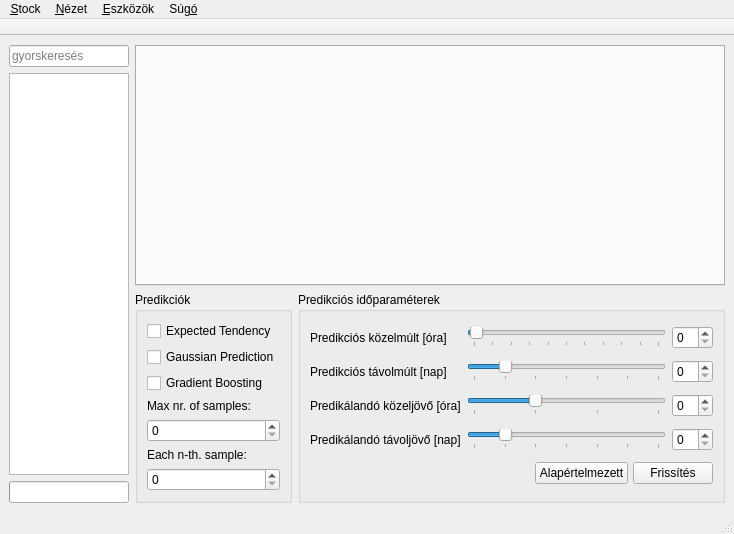
<?xml version="1.0" encoding="UTF-8"?>
<ui version="4.0">
 <class>MainWindow</class>
 <widget class="QMainWindow" name="MainWindow">
  <property name="geometry">
   <rect>
    <x>0</x>
    <y>0</y>
    <width>734</width>
    <height>534</height>
   </rect>
  </property>
  <property name="windowTitle">
   <string notr="true">Stock</string>
  </property>
  <widget class="QWidget" name="centralwidget">
   <layout class="QHBoxLayout" name="horizontalLayout" stretch="1,6">
    <property name="sizeConstraint">
     <enum>QLayout::SetDefaultConstraint</enum>
    </property>
    <item>
     <layout class="QVBoxLayout" name="navigationLayout">
      <property name="sizeConstraint">
       <enum>QLayout::SetDefaultConstraint</enum>
      </property>
      <item>
       <widget class="QLineEdit" name="lineEdit_search">
        <property name="sizePolicy">
         <sizepolicy hsizetype="Maximum" vsizetype="Fixed">
          <horstretch>60</horstretch>
          <verstretch>0</verstretch>
         </sizepolicy>
        </property>
        <property name="minimumSize">
         <size>
          <width>120</width>
          <height>0</height>
         </size>
        </property>
        <property name="maximumSize">
         <size>
          <width>200</width>
          <height>16777215</height>
         </size>
        </property>
        <property name="placeholderText">
         <string>gyorskeresés</string>
        </property>
       </widget>
      </item>
      <item>
       <widget class="QListWidget" name="listWidget_stocks">
        <property name="sizePolicy">
         <sizepolicy hsizetype="Maximum" vsizetype="Expanding">
          <horstretch>0</horstretch>
          <verstretch>0</verstretch>
         </sizepolicy>
        </property>
        <property name="minimumSize">
         <size>
          <width>120</width>
          <height>0</height>
         </size>
        </property>
        <property name="maximumSize">
         <size>
          <width>200</width>
          <height>16777215</height>
         </size>
        </property>
       </widget>
      </item>
      <item>
       <widget class="QProgressBar" name="progressBar_load">
        <property name="sizePolicy">
         <sizepolicy hsizetype="Maximum" vsizetype="Fixed">
          <horstretch>0</horstretch>
          <verstretch>0</verstretch>
         </sizepolicy>
        </property>
        <property name="minimumSize">
         <size>
          <width>120</width>
          <height>0</height>
         </size>
        </property>
        <property name="maximumSize">
         <size>
          <width>200</width>
          <height>16777215</height>
         </size>
        </property>
        <property name="visible">
         <bool>false</bool>
        </property>
        <property name="textVisible">
         <bool>false</bool>
        </property>
       </widget>
      </item>
     </layout>
    </item>
    <item>
     <layout class="QVBoxLayout" name="contentLayout">
      <item>
       <widget class="QTabWidget" name="tabWidget">
        <property name="currentIndex">
         <number>-1</number>
        </property>
        <property name="usesScrollButtons">
         <bool>true</bool>
        </property>
        <property name="tabsClosable">
         <bool>true</bool>
        </property>
       </widget>
      </item>
      <item>
       <layout class="QHBoxLayout" name="horizontalLayout_predictionOptions">
        <item>
         <widget class="QGroupBox" name="groupBox_predChecks">
          <property name="title">
           <string>Predikciók</string>
          </property>
          <layout class="QVBoxLayout" name="verticalLayout">
           <item>
            <widget class="QCheckBox" name="checkBox_expTendency">
             <property name="text">
              <string>Expected Tendency</string>
             </property>
            </widget>
           </item>
           <item>
            <widget class="QCheckBox" name="checkBox_multidimPred">
             <property name="text">
              <string>Gaussian Prediction</string>
             </property>
            </widget>
           </item>
           <item>
            <widget class="QCheckBox" name="checkBox_gradBoosting">
             <property name="text">
              <string>Gradient Boosting</string>
             </property>
            </widget>
           </item>
           <item>
            <widget class="QLabel" name="label">
             <property name="text">
              <string>Max nr. of samples:</string>
             </property>
            </widget>
           </item>
           <item>
            <widget class="QSpinBox" name="spinBox_maxNrSamples"/>
           </item>
           <item>
            <widget class="QLabel" name="label_2">
             <property name="text">
              <string>Each n-th. sample:</string>
             </property>
            </widget>
           </item>
           <item>
            <widget class="QSpinBox" name="spinBox_eachNthSample"/>
           </item>
          </layout>
         </widget>
        </item>
        <item>
         <widget class="QGroupBox" name="groupBox_time">
          <property name="title">
           <string>Predikciós időparaméterek</string>
          </property>
          <layout class="QGridLayout" name="gridLayout">
           <item row="0" column="0">
            <widget class="QLabel" name="label_near_past">
             <property name="text">
              <string>Predikciós közelmúlt [óra]</string>
             </property>
            </widget>
           </item>
           <item row="2" column="1">
            <widget class="QSlider" name="slider_near_future">
             <property name="minimum">
              <number>0</number>
             </property>
             <property name="maximum">
              <number>72</number>
             </property>
             <property name="value">
              <number>24</number>
             </property>
             <property name="orientation">
              <enum>Qt::Horizontal</enum>
             </property>
             <property name="tickPosition">
              <enum>QSlider::TicksBelow</enum>
             </property>
             <property name="tickInterval">
              <number>24</number>
             </property>
            </widget>
           </item>
           <item row="3" column="0">
            <widget class="QLabel" name="label_far_past_2">
             <property name="text">
              <string>Predikálandó távoljövő [nap]</string>
             </property>
            </widget>
           </item>
           <item row="1" column="1">
            <widget class="QSlider" name="slider_far_past">
             <property name="minimum">
              <number>0</number>
             </property>
             <property name="maximum">
              <number>90</number>
             </property>
             <property name="value">
              <number>15</number>
             </property>
             <property name="orientation">
              <enum>Qt::Horizontal</enum>
             </property>
             <property name="tickPosition">
              <enum>QSlider::TicksBelow</enum>
             </property>
             <property name="tickInterval">
              <number>15</number>
             </property>
            </widget>
           </item>
           <item row="3" column="1">
            <widget class="QSlider" name="slider_far_future">
             <property name="minimum">
              <number>0</number>
             </property>
             <property name="maximum">
              <number>90</number>
             </property>
             <property name="value">
              <number>15</number>
             </property>
             <property name="sliderPosition">
              <number>15</number>
             </property>
             <property name="tracking">
              <bool>true</bool>
             </property>
             <property name="orientation">
              <enum>Qt::Horizontal</enum>
             </property>
             <property name="invertedAppearance">
              <bool>false</bool>
             </property>
             <property name="invertedControls">
              <bool>true</bool>
             </property>
             <property name="tickPosition">
              <enum>QSlider::TicksBelow</enum>
             </property>
             <property name="tickInterval">
              <number>15</number>
             </property>
            </widget>
           </item>
           <item row="1" column="0">
            <widget class="QLabel" name="label_far_past">
             <property name="text">
              <string>Predikciós távolmúlt [nap]</string>
             </property>
            </widget>
           </item>
           <item row="2" column="0">
            <widget class="QLabel" name="label_near_future">
             <property name="text">
              <string>Predikálandó közeljövő [óra]</string>
             </property>
            </widget>
           </item>
           <item row="0" column="2">
            <widget class="QSpinBox" name="spin_near_past"/>
           </item>
           <item row="1" column="2">
            <widget class="QSpinBox" name="spin_far_past"/>
           </item>
           <item row="0" column="1">
            <widget class="QSlider" name="slider_near_past">
             <property name="minimum">
              <number>0</number>
             </property>
             <property name="maximum">
              <number>240</number>
             </property>
             <property name="singleStep">
              <number>1</number>
             </property>
             <property name="value">
              <number>2</number>
             </property>
             <property name="orientation">
              <enum>Qt::Horizontal</enum>
             </property>
             <property name="tickPosition">
              <enum>QSlider::TicksBelow</enum>
             </property>
             <property name="tickInterval">
              <number>24</number>
             </property>
            </widget>
           </item>
           <item row="2" column="2">
            <widget class="QSpinBox" name="spin_near_future"/>
           </item>
           <item row="3" column="2">
            <widget class="QSpinBox" name="spin_far_future"/>
           </item>
           <item row="5" column="0" colspan="3">
            <layout class="QHBoxLayout" name="horizontalLayout_2">
             <property name="spacing">
              <number>5</number>
             </property>
             <item>
              <spacer name="horizontalSpacer">
               <property name="orientation">
                <enum>Qt::Horizontal</enum>
               </property>
               <property name="sizeHint" stdset="0">
                <size>
                 <width>40</width>
                 <height>20</height>
                </size>
               </property>
              </spacer>
             </item>
             <item>
              <widget class="QPushButton" name="btn_default_params">
               <property name="text">
                <string>Alapértelmezett</string>
               </property>
               <property name="default">
                <bool>false</bool>
               </property>
               <property name="flat">
                <bool>false</bool>
               </property>
              </widget>
             </item>
             <item>
              <widget class="QPushButton" name="btn_update_all">
               <property name="enabled">
                <bool>true</bool>
               </property>
               <property name="mouseTracking">
                <bool>false</bool>
               </property>
               <property name="text">
                <string>Frissítés</string>
               </property>
              </widget>
             </item>
            </layout>
           </item>
          </layout>
         </widget>
        </item>
       </layout>
      </item>
     </layout>
    </item>
   </layout>
  </widget>
  <widget class="QMenuBar" name="menubar">
   <property name="geometry">
    <rect>
     <x>0</x>
     <y>0</y>
     <width>734</width>
     <height>25</height>
    </rect>
   </property>
   <widget class="QMenu" name="menuStock">
    <property name="title">
     <string>&amp;Stock</string>
    </property>
    <addaction name="action_simulation"/>
    <addaction name="action_exit"/>
   </widget>
   <widget class="QMenu" name="menuView">
    <property name="title">
     <string>&amp;Nézet</string>
    </property>
    <addaction name="action_showToolbar"/>
    <addaction name="action_showStatusbar"/>
    <addaction name="action_fullscreen"/>
    <addaction name="action_showPrediction"/>
   </widget>
   <widget class="QMenu" name="menuTools">
    <property name="title">
     <string>&amp;Eszközök</string>
    </property>
    <addaction name="action_favorite"/>
    <addaction name="action_prediction"/>
   </widget>
   <widget class="QMenu" name="menuHelp">
    <property name="title">
     <string>Súg&amp;ó</string>
    </property>
    <addaction name="action_aboutStock"/>
   </widget>
   <addaction name="menuStock"/>
   <addaction name="menuView"/>
   <addaction name="menuTools"/>
   <addaction name="menuHelp"/>
  </widget>
  <widget class="QStatusBar" name="statusbar"/>
  <widget class="QToolBar" name="toolBar">
   <property name="windowTitle">
    <string>Eszköztár</string>
   </property>
   <property name="movable">
    <bool>false</bool>
   </property>
   <property name="allowedAreas">
    <set>Qt::TopToolBarArea</set>
   </property>
   <property name="floatable">
    <bool>false</bool>
   </property>
   <attribute name="toolBarArea">
    <enum>TopToolBarArea</enum>
   </attribute>
   <attribute name="toolBarBreak">
    <bool>false</bool>
   </attribute>
  </widget>
  <action name="action_aboutStock">
   <property name="text">
    <string>A &amp;Stock névjegye</string>
   </property>
  </action>
  <action name="action_showToolbar">
   <property name="checkable">
    <bool>true</bool>
   </property>
   <property name="checked">
    <bool>true</bool>
   </property>
   <property name="text">
    <string>&amp;Eszköztár</string>
   </property>
   <property name="statusTip">
    <string>Eszköztár megjelenítése/eltejtése.</string>
   </property>
   <property name="shortcut">
    <string>Ctrl+E, T</string>
   </property>
  </action>
  <action name="action_showStatusbar">
   <property name="checkable">
    <bool>true</bool>
   </property>
   <property name="checked">
    <bool>true</bool>
   </property>
   <property name="text">
    <string>&amp;Állapotsor</string>
   </property>
   <property name="statusTip">
    <string>Állapotsáv megjelenítése/elrejtése.</string>
   </property>
   <property name="shortcut">
    <string>Ctrl+E, S</string>
   </property>
  </action>
  <action name="action_fullscreen">
   <property name="text">
    <string>&amp;Teljes képernyő</string>
   </property>
   <property name="statusTip">
    <string>Ablak teljes képernyőre váltása.</string>
   </property>
   <property name="shortcut">
    <string>F11</string>
   </property>
  </action>
  <action name="action_exit">
   <property name="text">
    <string>&amp;Kilépés</string>
   </property>
   <property name="shortcut">
    <string>Ctrl+Q</string>
   </property>
  </action>
  <action name="action_menubar">
   <property name="checkable">
    <bool>true</bool>
   </property>
   <property name="checked">
    <bool>true</bool>
   </property>
   <property name="text">
    <string>Menüsor</string>
   </property>
   <property name="shortcut">
    <string>Ctrl+E, M</string>
   </property>
  </action>
  <action name="action_favorite">
   <property name="enabled">
    <bool>false</bool>
   </property>
   <property name="text">
    <string>&amp;Kedvenc</string>
   </property>
   <property name="statusTip">
    <string>Kijelölt részvény hozzáadása/eltávolitása a kedvencek közül.</string>
   </property>
   <property name="shortcut">
    <string>Ctrl+F</string>
   </property>
  </action>
  <action name="action_simulation">
   <property name="enabled">
    <bool>false</bool>
   </property>
   <property name="text">
    <string>Szimuláció</string>
   </property>
  </action>
  <action name="action_showPrediction">
   <property name="checkable">
    <bool>true</bool>
   </property>
   <property name="checked">
    <bool>true</bool>
   </property>
   <property name="text">
    <string>&amp;Predikciós eszközök</string>
   </property>
   <property name="statusTip">
    <string>Predikciós beállítások megjelenítése/elrejtése</string>
   </property>
   <property name="shortcut">
    <string>Ctrl+P</string>
   </property>
  </action>
  <action name="action_prediction">
   <property name="checkable">
    <bool>true</bool>
   </property>
   <property name="text">
    <string>Predikció</string>
   </property>
  </action>
 </widget>
 <resources/>
 <connections>
  <connection>
   <sender>action_showStatusbar</sender>
   <signal>toggled(bool)</signal>
   <receiver>statusbar</receiver>
   <slot>setVisible(bool)</slot>
   <hints>
    <hint type="sourcelabel">
     <x>-1</x>
     <y>-1</y>
    </hint>
    <hint type="destinationlabel">
     <x>320</x>
     <y>482</y>
    </hint>
   </hints>
  </connection>
  <connection>
   <sender>action_showToolbar</sender>
   <signal>toggled(bool)</signal>
   <receiver>toolBar</receiver>
   <slot>setVisible(bool)</slot>
   <hints>
    <hint type="sourcelabel">
     <x>-1</x>
     <y>-1</y>
    </hint>
    <hint type="destinationlabel">
     <x>320</x>
     <y>26</y>
    </hint>
   </hints>
  </connection>
  <connection>
   <sender>action_exit</sender>
   <signal>triggered()</signal>
   <receiver>MainWindow</receiver>
   <slot>close()</slot>
   <hints>
    <hint type="sourcelabel">
     <x>-1</x>
     <y>-1</y>
    </hint>
    <hint type="destinationlabel">
     <x>320</x>
     <y>239</y>
    </hint>
   </hints>
  </connection>
  <connection>
   <sender>slider_near_past</sender>
   <signal>sliderMoved(int)</signal>
   <receiver>spin_near_past</receiver>
   <slot>setValue(int)</slot>
   <hints>
    <hint type="sourcelabel">
     <x>540</x>
     <y>301</y>
    </hint>
    <hint type="destinationlabel">
     <x>640</x>
     <y>300</y>
    </hint>
   </hints>
  </connection>
  <connection>
   <sender>spin_near_past</sender>
   <signal>valueChanged(int)</signal>
   <receiver>slider_near_past</receiver>
   <slot>setValue(int)</slot>
   <hints>
    <hint type="sourcelabel">
     <x>644</x>
     <y>296</y>
    </hint>
    <hint type="destinationlabel">
     <x>572</x>
     <y>308</y>
    </hint>
   </hints>
  </connection>
  <connection>
   <sender>slider_far_past</sender>
   <signal>sliderMoved(int)</signal>
   <receiver>spin_far_past</receiver>
   <slot>setValue(int)</slot>
   <hints>
    <hint type="sourcelabel">
     <x>572</x>
     <y>340</y>
    </hint>
    <hint type="destinationlabel">
     <x>635</x>
     <y>338</y>
    </hint>
   </hints>
  </connection>
  <connection>
   <sender>spin_far_past</sender>
   <signal>valueChanged(int)</signal>
   <receiver>slider_far_past</receiver>
   <slot>setValue(int)</slot>
   <hints>
    <hint type="sourcelabel">
     <x>644</x>
     <y>328</y>
    </hint>
    <hint type="destinationlabel">
     <x>466</x>
     <y>333</y>
    </hint>
   </hints>
  </connection>
  <connection>
   <sender>slider_near_future</sender>
   <signal>sliderMoved(int)</signal>
   <receiver>spin_near_future</receiver>
   <slot>setValue(int)</slot>
   <hints>
    <hint type="sourcelabel">
     <x>502</x>
     <y>366</y>
    </hint>
    <hint type="destinationlabel">
     <x>638</x>
     <y>366</y>
    </hint>
   </hints>
  </connection>
  <connection>
   <sender>spin_near_future</sender>
   <signal>valueChanged(int)</signal>
   <receiver>slider_near_future</receiver>
   <slot>setValue(int)</slot>
   <hints>
    <hint type="sourcelabel">
     <x>623</x>
     <y>375</y>
    </hint>
    <hint type="destinationlabel">
     <x>457</x>
     <y>364</y>
    </hint>
   </hints>
  </connection>
  <connection>
   <sender>slider_far_future</sender>
   <signal>sliderMoved(int)</signal>
   <receiver>spin_far_future</receiver>
   <slot>setValue(int)</slot>
   <hints>
    <hint type="sourcelabel">
     <x>572</x>
     <y>404</y>
    </hint>
    <hint type="destinationlabel">
     <x>636</x>
     <y>400</y>
    </hint>
   </hints>
  </connection>
  <connection>
   <sender>spin_far_future</sender>
   <signal>valueChanged(int)</signal>
   <receiver>slider_far_future</receiver>
   <slot>setValue(int)</slot>
   <hints>
    <hint type="sourcelabel">
     <x>623</x>
     <y>407</y>
    </hint>
    <hint type="destinationlabel">
     <x>389</x>
     <y>398</y>
    </hint>
   </hints>
  </connection>
  <connection>
   <sender>slider_near_past</sender>
   <signal>valueChanged(int)</signal>
   <receiver>spin_near_past</receiver>
   <slot>setValue(int)</slot>
   <hints>
    <hint type="sourcelabel">
     <x>470</x>
     <y>306</y>
    </hint>
    <hint type="destinationlabel">
     <x>638</x>
     <y>308</y>
    </hint>
   </hints>
  </connection>
  <connection>
   <sender>slider_far_past</sender>
   <signal>valueChanged(int)</signal>
   <receiver>spin_far_past</receiver>
   <slot>setValue(int)</slot>
   <hints>
    <hint type="sourcelabel">
     <x>440</x>
     <y>344</y>
    </hint>
    <hint type="destinationlabel">
     <x>644</x>
     <y>350</y>
    </hint>
   </hints>
  </connection>
  <connection>
   <sender>slider_near_future</sender>
   <signal>valueChanged(int)</signal>
   <receiver>spin_near_future</receiver>
   <slot>setValue(int)</slot>
   <hints>
    <hint type="sourcelabel">
     <x>382</x>
     <y>370</y>
    </hint>
    <hint type="destinationlabel">
     <x>640</x>
     <y>384</y>
    </hint>
   </hints>
  </connection>
  <connection>
   <sender>slider_far_future</sender>
   <signal>valueChanged(int)</signal>
   <receiver>spin_far_future</receiver>
   <slot>setValue(int)</slot>
   <hints>
    <hint type="sourcelabel">
     <x>401</x>
     <y>401</y>
    </hint>
    <hint type="destinationlabel">
     <x>652</x>
     <y>412</y>
    </hint>
   </hints>
  </connection>
 </connections>
</ui>
